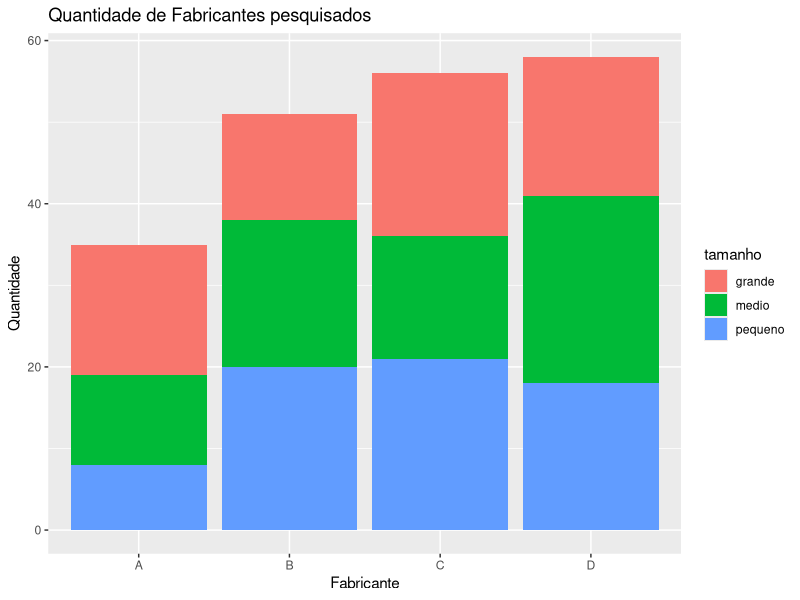
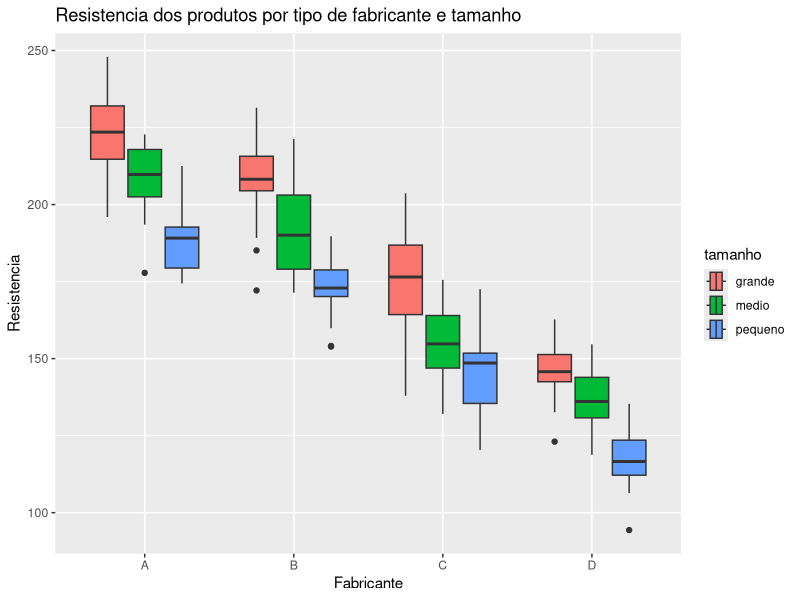

Reproduce these figures in R, in order. (Note: this script raises an error after producing the figures.)
install.packages('ggplot2')
library(ggplot2)

dados=read.csv('dados1.csv', sep = ',',dec='.',header = T)
head(dados)

#1
ggplot(dados,aes(x=fabricante, fill=tamanho))+geom_bar()+labs(title='Quantidade de Fabricantes pesquisados', x='Fabricante', y='Quantidade')

#2
ggplot(dados,aes(x=resistencia, y=fabricante, fill=tamanho))+geom_boxplot()+coord_flip()+labs(title = 'Resistencia dos produtos por tipo de fabricante e tamanho', x='Resistencia',y='Fabricante')

#3
interacao=interaction(dados$fabricante,dados$tamanho)
dados1=as.data.frame(tapply(dados$resistencia, interacao, mean))
d1$fabricante_tamanho=labels(d1)[[1]]
names(dados1)='media'
head(dados1)
ggplot(dados1,aes(x=media,y=))+geom_bar()
